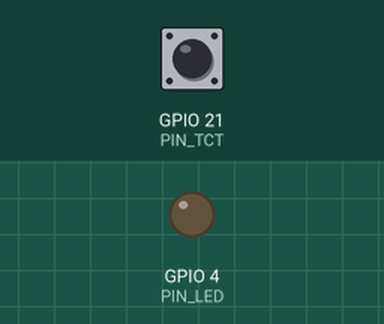
Bench run of a program on a simulated Raspberry Pi (BCM pin numbers). On the bench: output pins drawn as LEDs (lit = HIGH). The test bench sets the inputs (shaded band); at power-on: GPIO 21 (PIN_TCT) LOW.

Above: at 1.2 s.
1.3 s: GPIO 21 (PIN_TCT) pulled HIGH for 0.15 s
At 1.37 s:
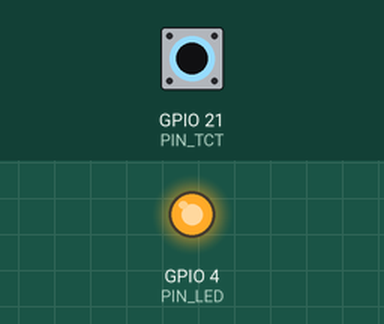
2.9 s: GPIO 21 (PIN_TCT) pulled HIGH for 3.2 s
At 7.5 s:
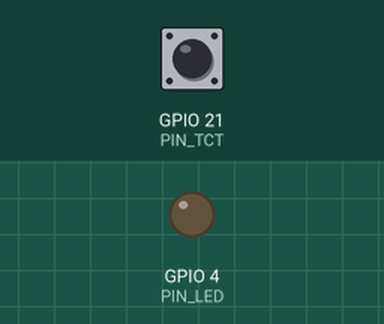
Timing chart, 0 to 9.0 s (numbered marks = the images above; inputs shaded):
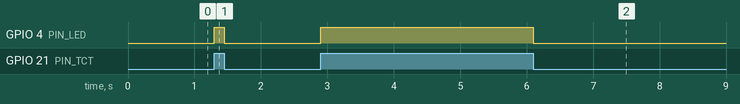

Measured:
- after the input at 1.3 s, GPIO 4 (PIN_LED): LOW → HIGH at once, → LOW 0.15 s later
- after the input at 2.9 s, GPIO 4 (PIN_LED): LOW → HIGH at once, → LOW 3.2 s later

The program:

02_Interrupt.py
```python
# coding: utf_8

import RPi.GPIO as GPIO
import time

# コールバック関数の定義
def tact_switch_callback(channel):
    if GPIO.input(PIN_TCT) == GPIO.HIGH:
        GPIO.output(PIN_LED, GPIO.HIGH)
    else:
        GPIO.output(PIN_LED, GPIO.LOW)

# GPIOの設定
GPIO.setmode(GPIO.BCM)
PIN_LED = 4
GPIO.setup(PIN_LED, GPIO.OUT)
PIN_TCT = 21
GPIO.setup(PIN_TCT, GPIO.IN, pull_up_down=GPIO.PUD_DOWN)
GPIO.add_event_detect(PIN_TCT, GPIO.BOTH, bouncetime=100,
                      callback=tact_switch_callback)

# 無限ループ
while True:
    time.sleep(0.01)

# GPIOの解放
GPIO.cleanup()
```
